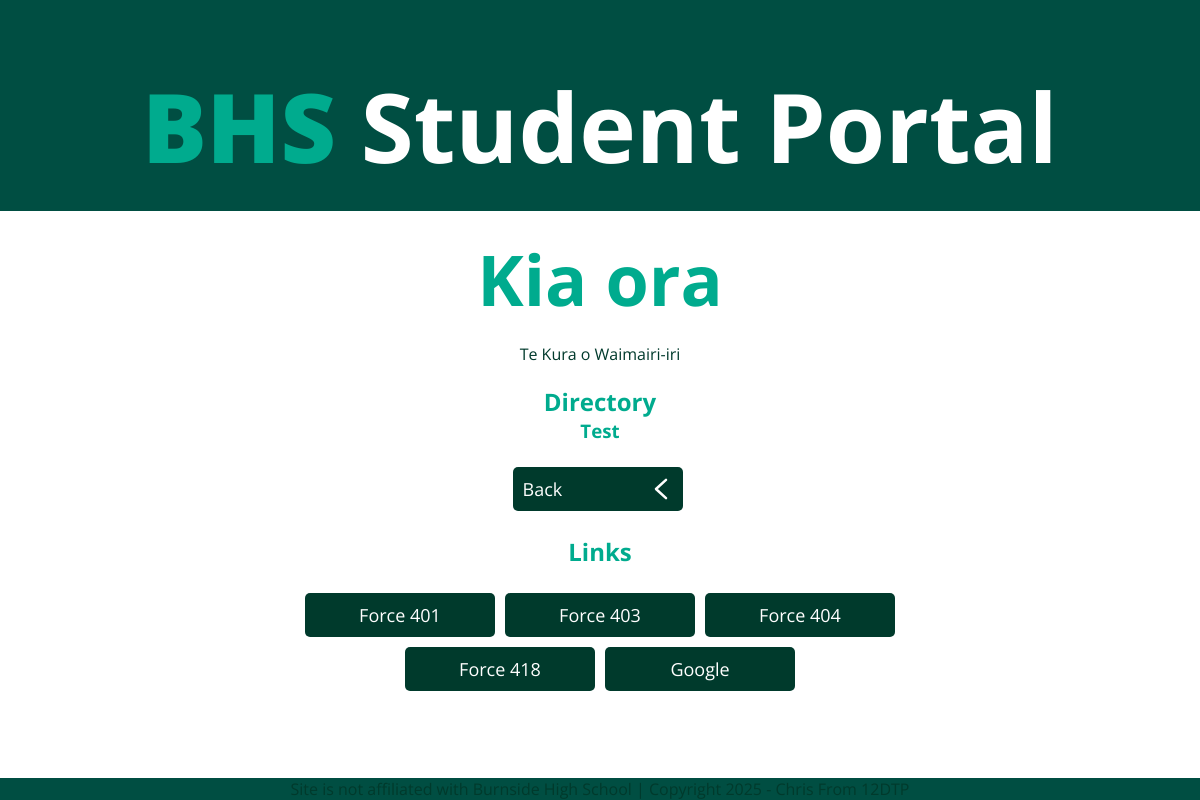
/Test, run on the app's committed database.
### tables this page shows
CREATE TABLE sites (name PRIMARY KEY UNIQUE NOT NULL, URL UNIQUE NOT NULL, folder TEXT DEFAULT (0), icon TEXT);

### main.py (the view)
@app.route('/<string:name>')
def directory(name):
       name = name.title().replace('%', ' ').replace('"', '').replace("'", '')
       conn = sqlite3.connect('sites.db')
       cur = conn.cursor()
       cur.execute(f'SELECT name, URL FROM sites WHERE folder="{name}" ORDER BY name ASC;')
       print(name) # debug
       sites = cur.fetchall()
       print(sites) # debug
       cur.execute(f'SELECT name, URL, folder, icon FROM folders WHERE folder="{name}" ORDER BY name ASC;')
       folders = cur.fetchall()
       print(folders) # debug
       cur.execute(f'SELECT folder FROM folders WHERE name="{name}";')
       back = cur.fetchall()
       for back in back:
             back = back[0].replace(' ','%' )
       conn.close()
       if not sites:
             abort(404)
       return render_template('directory.html', vars=vars, title=name, sites=sites, folders=folders, back=back)

### templates/directory.html (shortened to what this page needs)
{% extends 'layout.html' %}
{% block content %}
<div class="container">
    <h2>Directory</h2>
    <h3>{{ title }}</h3>
    <div class="buttons-container">
        {% if title != "Home" %}
            <a href="{{ back }}">
                <div class="back-button"><span class="anim-text">Back</span><span class="icon"><img src="/static/images/previous.svg" alt="back button"></span></div>
            </a>
        {% endif %}
    </div>
    <h2>Links</h2>
    <div class="buttons-container">
        {% for sites in sites %}
            <a href="{{ sites[1] }}" target="_blank" rel="opener">
                <div class="link-button">{{ sites[0] }}</div>
            </a>
        {% endfor %}
    </div>
</div>
{% endblock %}

### static/style.css (style rules this page uses)
:root { --primary-color: rgb(0,78,66); --secondary-color: rgb(0,171,142); --contrast-color: rgb(0,58,44); --font-color: rgb(255,255,255); --background-color: white; --font: "Open Sans", sans-serif; }
body { text-align: center; color: var(--font-color); background-color: var(--background -color); margin: 0; }
h2 { color: var(--secondary-color); }
h3 { color: var(--secondary-color); margin-top: -20px; margin-bottom: -px; }
h1, h2, h3, h4, a, p, span { font-family: var(--font); }
span { transition: all --anim-speed; }
a { color: var(--font-color); font-size: large; text-decoration: none; text-align: left; display: block; }
.container { margin-left: auto; margin-right: auto; width: 60%; margin-bottom: 70px; }
.icon { margin: 0px; float: right; image-rendering: optimizeQuality; height: 24px; }
.buttons-container { justify-content: center; display: flex; flex-wrap: wrap; }
.back-button { margin: 5px; margin-left: auto; margin-left: auto; padding: 10px; border-radius: 5px; width: 150px; height: auto; background-color: var(--contrast-color); }
.link-button { background-color: var(--contrast-color); padding: 10px; border-radius: 5px; text-align: center; margin: 5px; width: 170px; }

### data on the page
sites: name "Force 401"
sites: name "Force 403"
sites: name "Force 404"
sites: name "Force 418"
sites: name "Google"

### other printed values
{{ title }} "Test"
